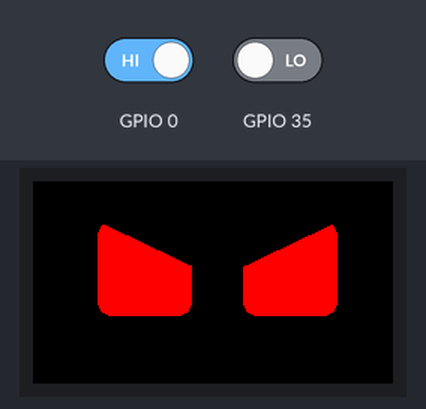
Recording of a sketch running on a simulated ESP32. Parts: 240×135 colour display. Inputs (shaded band) come from the test bench; at power-on: GPIO 0 HIGH, GPIO 35 LOW. Random numbers use the default seed unless the sketch sets one.

Above: at 1.3 s.
1.4 s: GPIO 0 driven LOW
At 2.13 s:
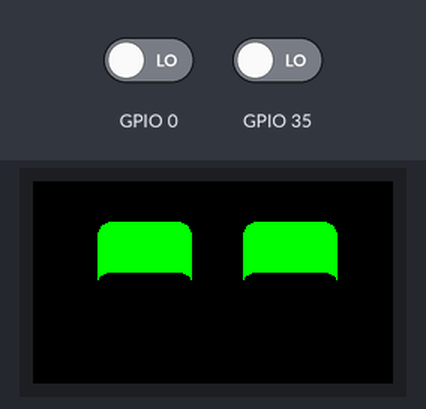
3.3 s: GPIO 0 driven HIGH
At 3.48 s:
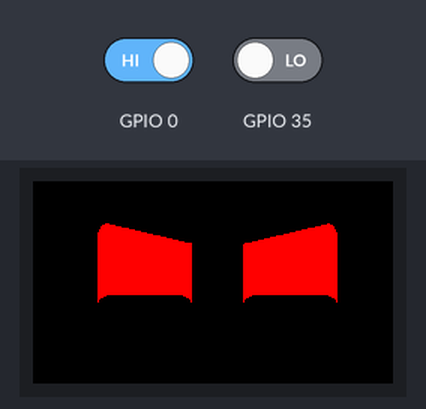
4.9 s: GPIO 35 driven HIGH
At 6.2 s:
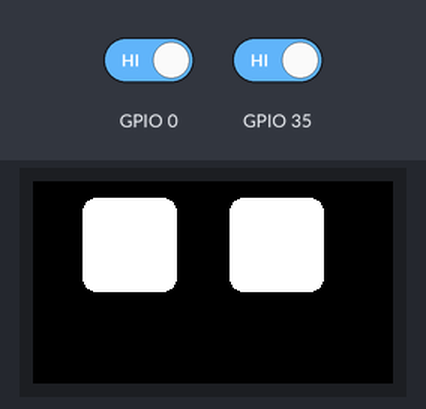
6.8 s: GPIO 35 driven LOW
At 8.1 s:
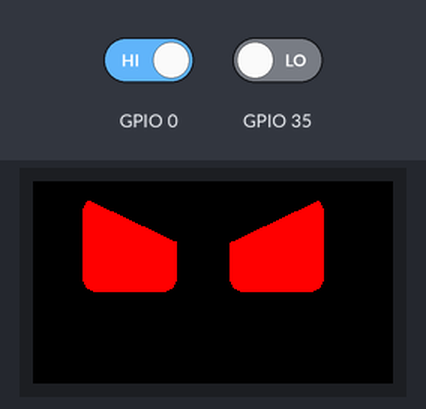
8.3 s: GPIO 0 driven LOW
At 9.8 s:
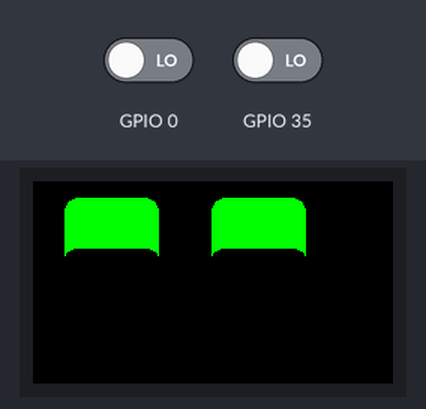
Timing chart, 0 to 10.8 s (numbered marks = the images above; inputs shaded):
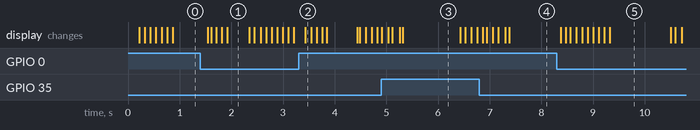

The sketch:

RoboEyesTFT.ino
```cpp
#include <TFT_eSPI.h>
#include "RoboEyesTFT_eSPI.h"

TFT_eSPI tft = TFT_eSPI();  // Create TFT instance
// Create a RoboEyes instance (true = portrait, false = landscape)
TFT_RoboEyes roboEyes(tft, false, 3);

bool closed = false;

void setup() {
  tft.init();
  roboEyes.begin(100); // 50 FPS
  // Optionally customize colors:
  roboEyes.setColors(TFT_WHITE, TFT_BLACK);
  // Set modes (e.g., auto blink, idle)
  roboEyes.setAutoblinker(true, 2, 1);
  roboEyes.setIdleMode(true, 4, 0);
  // roboEyes.setPosition(DEFAULT);
  roboEyes.setWidth(64, 64);
  roboEyes.setHeight(64, 64);
  roboEyes.setBorderradius(10, 10);
  roboEyes.setSpacebetween(36);
  // etc.
  pinMode(0, INPUT);
  pinMode(35, INPUT);
}

void loop() {
  roboEyes.update();
  // your other code
  if (digitalRead(0) == LOW) {
    roboEyes.setColors(TFT_GREEN, TFT_BLACK);
    roboEyes.setMood(HAPPY);
  }
  else if (digitalRead(35) == LOW) {
    roboEyes.setColors(TFT_RED, TFT_BLACK);
    roboEyes.setMood(ANGRY);
  }
  else {
    roboEyes.setColors(TFT_WHITE, TFT_BLACK);
    roboEyes.setMood(DEFAULT);
  }
}
```

Source omitted: RoboEyesTFT_eSPI.h (22275 bytes)

Measured:
- what the display in image 1 shows lasts 0.4 s, from 1.9 s to 2.3 s
- what the display in image 3 shows lasts 1.1 s, from 5.3 s to 6.4 s
- what the display in image 5 shows lasts 1.2 s, from 9.3 s to 10.5 s
